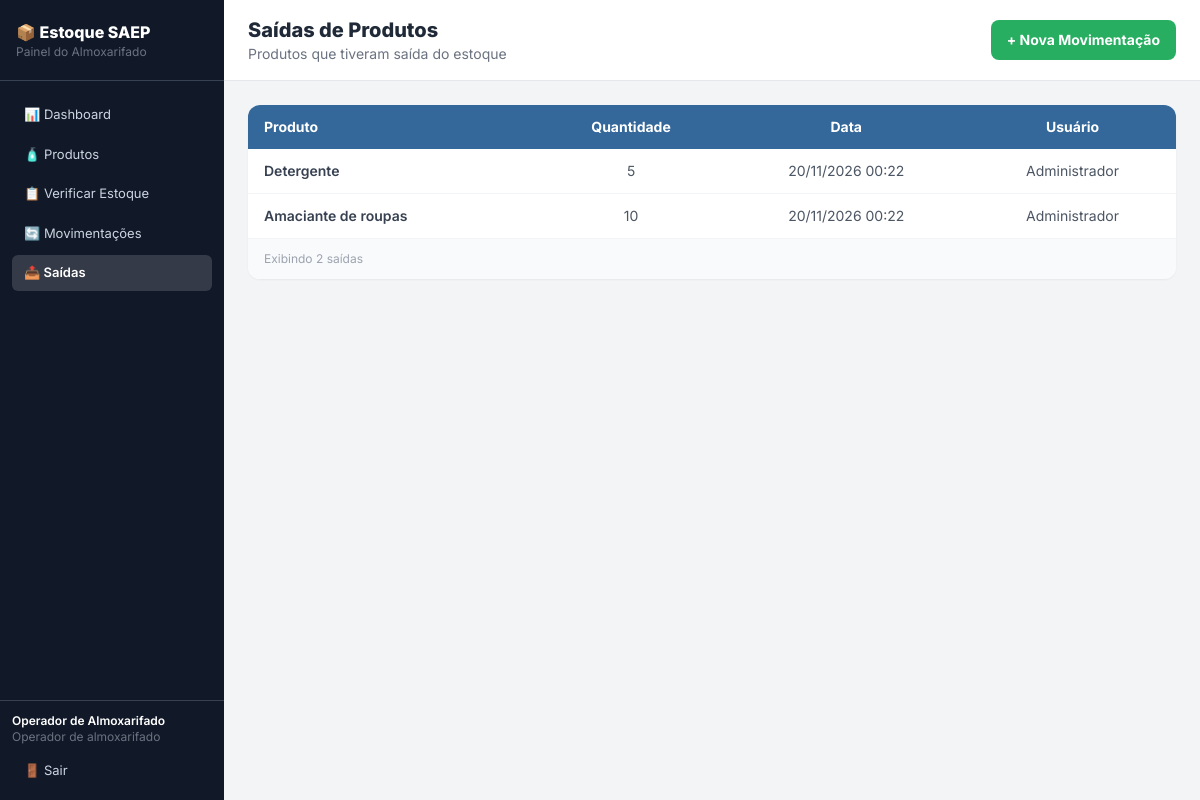
/saidas.php (signed in), run on the app's committed database.
### tables this page shows
CREATE TABLE `user` (
    id_user INT AUTO_INCREMENT NOT NULL PRIMARY KEY,
    nome VARCHAR(100) NOT NULL,
    login VARCHAR(50) NOT NULL UNIQUE,
    senha_hash VARCHAR(255) NOT NULL,
    perfil VARCHAR(10) NOT NULL DEFAULT 'OPERADOR' CHECK (perfil IN ('ADMIN', 'OPERADOR')),
    ativo TINYINT(1) NOT NULL DEFAULT 1
);

CREATE TABLE movimentacao (
    id_movimentacao INT AUTO_INCREMENT NOT NULL PRIMARY KEY,
    tipo VARCHAR(10) NOT NULL CHECK (tipo IN ('ENTRADA', 'SAIDA')),
    quantidade INTEGER NOT NULL CHECK (quantidade > 0),
    id_produto INTEGER NOT NULL,
    datetime_movimentacao DATETIME NOT NULL,
    id_user INTEGER NOT NULL,
    FOREIGN KEY (id_produto) REFERENCES produto(id_produto),
    FOREIGN KEY (id_user) REFERENCES `user`(id_user)
);

CREATE TABLE produto (
    id_produto INT AUTO_INCREMENT NOT NULL PRIMARY KEY,
    nome VARCHAR(100) NOT NULL,
    quantidade_estoque INTEGER NOT NULL DEFAULT 0 CHECK (quantidade_estoque >= 0),
    valor_unitario NUMERIC(10,2) NOT NULL,
    data_cadastro DATE NOT NULL DEFAULT (CURRENT_DATE)
);

### includes/auth.php (called while the page is built, shortened)
<?php
require_once __DIR__ . '/../conexao.php';
function usuario_logado() {
    return $_SESSION['usuario'] ?? null;
}
function eh_admin() {
    $u = usuario_logado();
    return $u && $u['perfil'] === PERFIL_ADMIN;
}
function exigir_login() {
    global $pdo;
    $u = usuario_logado();
    if ($u) {
        $st = $pdo->prepare("SELECT id_user, nome, login, perfil FROM `user` WHERE id_user = ? AND ativo = 1");
        $st->execute([$u['id_user']]);
        $atual = $st->fetch();
        if ($atual) {
            return;
        }
    }
    exit;
}

### saidas.php (the view, shortened to what this page needs)
<?php
require_once __DIR__ . '/includes/auth.php';
exigir_login();
require_once __DIR__ . '/includes/menu.php';
$sql = "SELECT m.quantidade, m.datetime_movimentacao, p.nome AS produto, u.nome AS usuario
        FROM movimentacao m
        JOIN produto p ON p.id_produto = m.id_produto
        LEFT JOIN `user` u ON u.id_user = m.id_user
        WHERE m.tipo = 'SAIDA'
        ORDER BY m.id_movimentacao DESC";
$saidas = $pdo->query($sql)->fetchAll();
?>
    <main class="flex-1 flex flex-col">
        <div class="bg-white border-b border-gray-200 px-6 py-4 flex items-center justify-between">
            <div>
                <h1 class="text-xl font-extrabold text-gray-800">Saídas de Produtos</h1>
                <p class="text-sm text-gray-500">Produtos que tiveram saída do estoque</p>
            </div>
            <a href="movimentacao_form.php" class="bg-senai-green text-white font-bold px-4 py-2.5 rounded-lg text-sm hover:bg-green-600 transition flex items-center gap-2">
                + Nova Movimentação
            </a>
        </div>
        <div class="p-6 flex-1">
            <div class="bg-white rounded-xl shadow-sm overflow-hidden">
                <table class="w-full text-sm">
                    <thead class="bg-senai-blue text-white">
                        <tr>
                            <th class="px-4 py-3 text-left">Produto</th>
                            <th class="px-4 py-3 text-center">Quantidade</th>
                            <th class="px-4 py-3 text-center">Data</th>
                            <th class="px-4 py-3 text-center">Usuário</th>
                        </tr>
                    </thead>
                    <tbody class="divide-y divide-gray-100">
                    <?php foreach ($saidas as $s): ?>
                        <tr class="hover:bg-gray-50 transition">
                            <td class="px-4 py-3 text-gray-700 font-semibold"><?= htmlspecialchars($s["produto"]) ?></td>
                            <td class="px-4 py-3 text-center text-gray-600"><?= $s["quantidade"] ?></td>
                            <td class="px-4 py-3 text-center text-gray-600"><?= date("d/m/Y H:i", strtotime($s["datetime_movimentacao"])) ?></td>
                            <td class="px-4 py-3 text-center text-gray-600"><?= htmlspecialchars($s["usuario"] ?? "-") ?></td>
                        </tr>
                    <?php endforeach; ?>
                    </tbody>
                </table>
                <div class="border-t border-gray-100 px-4 py-3 bg-gray-50">
                    <p class="text-xs text-gray-400">Exibindo <?= count($saidas) ?> saídas</p>
                </div>
            </div>
        </div>
    </main>
</body>
</html>

### includes/menu.php (shortened to what this page needs)
<?php
$pagina = basename($_SERVER['PHP_SELF']);
$ativo = function ($prefixo) use ($pagina) {
    return strpos($pagina, $prefixo) === 0 ? 'active' : '';
};
?>
<!DOCTYPE html>
<html lang="pt-BR">
<head>
    <script src="https://cdn.tailwindcss.com"></script>
</head>
<body class="bg-gray-100 min-h-screen flex">
    <aside class="w-56 bg-gray-900 min-h-screen flex flex-col flex-shrink-0">
        <div class="px-4 py-5 border-b border-gray-700"><p class="text-white font-extrabold text-base">📦 Estoque SAEP</p><p class="text-gray-500 text-xs"><?= eh_admin() ? "Painel Administrativo" : "Painel do Almoxarifado" ?></p></div>
        <nav class="flex-1 p-3 space-y-1 pt-4">
            <a href="index.php"         class="nav-link <?= $ativo('index') ?>">📊 Dashboard</a>
            <a href="produtos.php"      class="nav-link <?= $ativo('produto') ?>">🧴 Produtos</a>
            <a href="estoque.php"       class="nav-link <?= $ativo('estoque') ?>">📋 Verificar Estoque</a>
            <a href="movimentacoes.php" class="nav-link <?= $ativo('movimentac') ?>">🔄 Movimentações</a>
            <a href="saidas.php"        class="nav-link <?= $ativo('saidas') ?>">📤 Saídas</a>
        </nav>
        <?php $u = usuario_logado(); if ($u): ?>
        <div class="p-3 border-t border-gray-700">
            <p class="text-white text-xs font-semibold truncate"><?= htmlspecialchars($u["nome"]) ?></p>
            <p class="text-gray-500 text-xs mb-2"><?= htmlspecialchars(PERFIS[$u["perfil"]] ?? $u["perfil"]) ?></p>
            <a href="logout.php" class="nav-link">🚪 Sair</a>
        </div>
        <?php endif; ?>
    </aside>

### includes/menu.php (style rules this page uses)
body { font-family: 'Inter', sans-serif; }
.nav-link { display:flex; align-items:center; gap:8px; padding:8px 12px; border-radius:6px; font-size:13px; cursor:pointer; transition:background .15s; color:#cbd5e1; }
.nav-link.active { background:rgba(255,255,255,.15); color:#fff; font-weight:600; }

### data on the page
user: nome "Operador de Almoxarifado", perfil "Operador de almoxarifado"
movimentacao: id_produto.nome "Detergente", quantidade "5", datetime_movimentacao "20/11/2026 00:22", id_user.nome "Administrador"
movimentacao: id_produto.nome "Amaciante de roupas", quantidade "10", datetime_movimentacao "20/11/2026 00:22", id_user.nome "Administrador"

### other printed values
count($saidas) "2"
